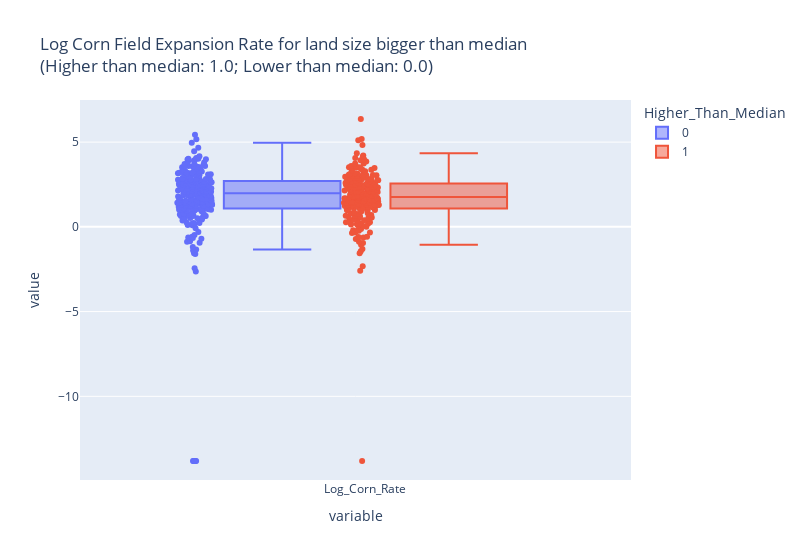

Notebook code cell kept with this figure:
### Code cell
import plotly.express as px
fig_box = px.box(merged_df,                                           # Specify data frame
                 y=["Log_Corn_Rate"],                       # Select posrecip and negrecip variables
                 points="all",                                     # Include all observations as data points
                 color = 'Higher_Than_Median',                                # Color (and group by) column "Cluster"
                 labels = {"Cluster": "Altruism"},                 # Rename "Cluster" as "Altruism" in our legend
                 title = """Log Corn Field Expansion Rate for land size bigger than median 
                 <br>(Higher than median: 1.0; Lower than median: 0.0)""")       # Always add a title!
fig_box.update_layout(autosize=False, width = 800)                # Specify width (by default, full notebook cell)
fig_box

### Figure 1 — Plotly figure (JSON) as saved in the notebook; plotly's stock layout.template omitted (floating-point values rounded to 4 significant figures; data arrays with more than 128 entries replaced by an {"elided": "..."} marker saying what was removed)
{"data": [{"alignmentgroup": "True", "boxpoints": "all", "hovertemplate": "Higher_Than_Median=0<br>variable=%{x}<br>value=%{y}<extra></extra>", "legendgroup": "0", "marker": {"color": "#636efa"}, "name": "0", "notched": false, "offsetgroup": "0", "orientation": "v", "showlegend": true, "type": "box", "x": {"elided": "252 str values"}, "x0": " ", "xaxis": "x", "y": {"elided": "252 float values"}, "y0": " ", "yaxis": "y"}, {"alignmentgroup": "True", "boxpoints": "all", "hovertemplate": "Higher_Than_Median=1<br>variable=%{x}<br>value=%{y}<extra></extra>", "legendgroup": "1", "marker": {"color": "#EF553B"}, "name": "1", "notched": false, "offsetgroup": "1", "orientation": "v", "showlegend": true, "type": "box", "x": {"elided": "230 str values"}, "x0": " ", "xaxis": "x", "y": {"elided": "230 float values"}, "y0": " ", "yaxis": "y"}], "layout": {"autosize": false, "boxmode": "group", "legend": {"title": {"text": "Higher_Than_Median"}, "tracegroupgap": 0}, "title": {"text": "Log Corn Field Expansion Rate for land size bigger than median \n                 <br>(Higher than median: 1.0; Lower than median: 0.0)"}, "width": 800, "xaxis": {"anchor": "y", "domain": [0, 1], "title": {"text": "variable"}}, "yaxis": {"anchor": "x", "domain": [0, 1], "title": {"text": "value"}}}}
